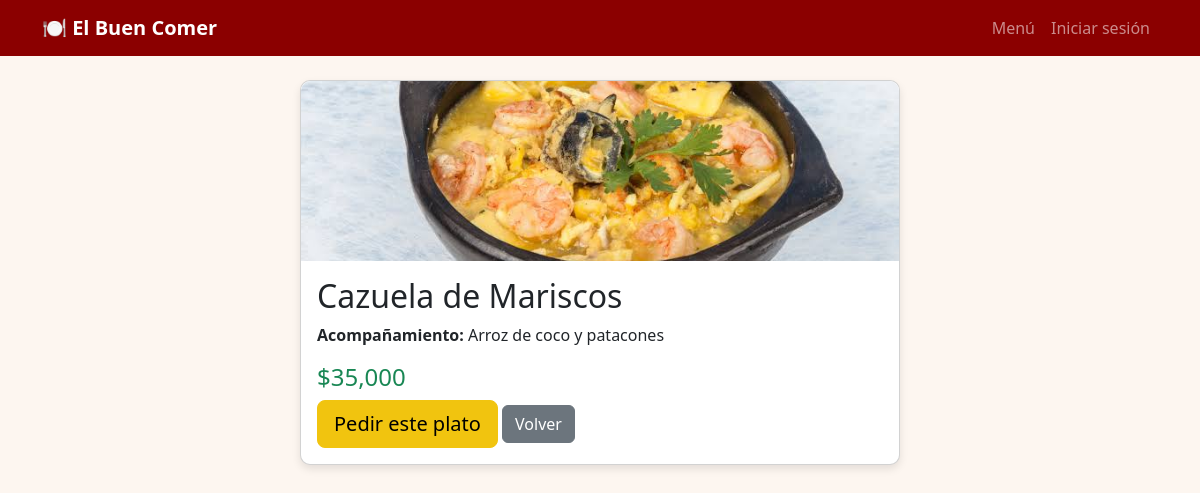
/plato/1, run on the app's committed database.
### app/models/plato.py (models this page shows)
class Plato(db.Model):
    __tablename__ = 'platos'
    id = db.Column(db.Integer, primary_key=True)
    nombre = db.Column(db.String(100), nullable=False)
    precio = db.Column(db.Integer, nullable=False)
    acompanamiento = db.Column(db.String(200))
    imagen = db.Column(db.String(200))
    categoria_id = db.Column(db.Integer, db.ForeignKey('categorias.id'), nullable=False)
    detalles = db.relationship('DetallePedido', backref='plato', lazy=True)

### app/blueprints/cliente/routes.py (the view)
@cliente_bp.route('/plato/<int:plato_id>')
def detalle_plato(plato_id):
    plato = Plato.query.get_or_404(plato_id)
    return render_template('detalle_plato.html', plato=plato)

### app/blueprints/cliente/templates/detalle_plato.html
{% extends 'base.html' %}
{% block content %}
<div class="card mx-auto" style="max-width: 600px;">
    <img src="{{ url_for('static', filename='images/' + plato.imagen) }}" class="card-img-top" alt="{{ plato.nombre }}">
    <div class="card-body">
        <h2 class="card-title">{{ plato.nombre }}</h2>
        <p><strong>Acompañamiento:</strong> {{ plato.acompanamiento }}</p>
        <p class="h4 text-success">${{ "{:,}".format(plato.precio) }}</p>
        <a href="{{ url_for('cliente.pedir_plato', plato_id=plato.id) }}" class="btn btn-warning btn-lg">Pedir este plato</a>
        <a href="{{ url_for('cliente.categorias') }}" class="btn btn-secondary">Volver</a>
    </div>
</div>
{% endblock %}

### app/static/css/style.css (style rules this page uses)
body { background-color: #fdf6f0; font-family: 'Segoe UI', Tahoma, Geneva, Verdana, sans-serif; }
.card { border-radius: 10px; box-shadow: 0 4px 8px rgba(0,0,0,0.1); transition: transform 0.2s; }
.card-img-top { height: 180px; object-fit: cover; border-top-left-radius: 10px; border-top-right-radius: 10px; }
.btn-warning { background-color: #f1c40f; border-color: #f1c40f; }

### data on the page
Plato: imagen (picture), nombre "Cazuela de Mariscos", acompanamiento "Arroz de coco y patacones", precio "35,000"
